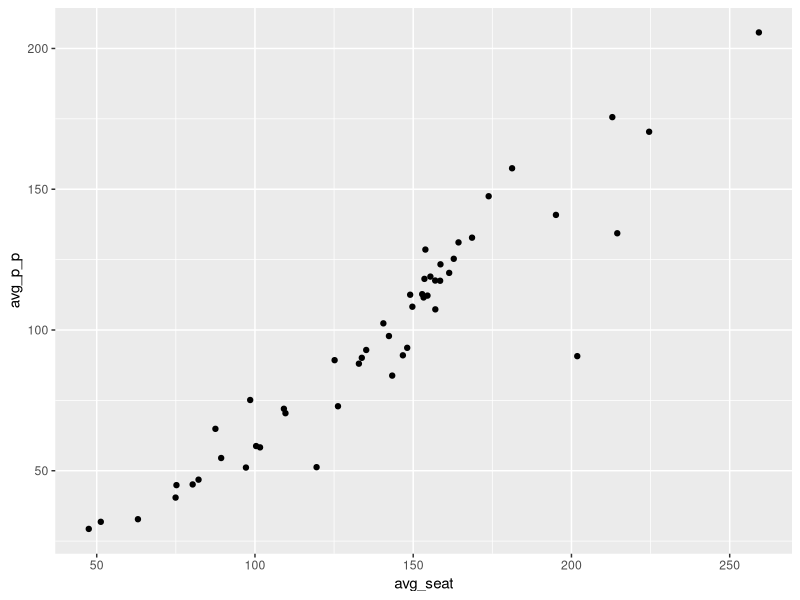

This figure's R source: (Note: this script raises an error after producing the figure.)
library(plyr)
library(dplyr)
library(ggplot2)

flights <- read.csv("data/flights_cleaned.csv")
flights <- flights %>%
  arrange(date) %>%
  mutate(month = format(as.POSIXct(date), "%m")) %>%
  mutate(period = (!month %in% c("10", "11", "12", "01", "02", "03"))) %>%
  mutate(period = paste0("Period ", period + 1))

flights <- filter(flights, nbr.of.passengers > 0)

avg <- ddply(flights, .variables = "country", summarize,
             avg_p_p = mean(nbr.of.passengers / nbr.of.flights),
             avg_seat = mean(seat.capacity / nbr.of.flights),
             number_of_p = sum(nbr.of.passengers[date.year == 2011]))
avg$avg_utilization <- avg$avg_p_p / avg$avg_seat

ggplot(avg) + geom_point(aes(x = avg_seat, y = avg_p_p))

avg$coordx <- avg$avg_seat
avg$coordy <- avg$avg_utilization * 100

## awful manual modofications
avg$coordy[avg$country == "Moldova"] <- avg$coordy[avg$country == "Moldova"] + 0.5
avg$coordy[avg$country == "Slovenia"] <- avg$coordy[avg$country == "Slovenia"] - 1
avg$coordy[avg$country == "Finland"] <- avg$coordy[avg$country == "Finland"] - 1
avg$coordy[avg$country == "Egypt"] <- avg$coordy[avg$country == "Egypt"] - 0.5
avg$coordx[avg$country == "Romania"] <- avg$coordx[avg$country == "Romania"] - 5
avg$coordx[avg$country == "Denmark"] <- avg$coordx[avg$country == "Denmark"] - 15
avg$coordx[avg$country == "Belgium"] <- avg$coordx[avg$country == "Belgium"] - 15
avg$coordx[avg$country == "Israel"] <- avg$coordx[avg$country == "Israel"] - 10
avg$coordx[avg$country == "Ireland"] <- avg$coordx[avg$country == "Ireland"] - 15
avg$coordx[avg$country == "Sweden"] <- avg$coordx[avg$country == "Sweden"] - 15
avg$coordy[avg$country == "The Netherlands"] <- avg$coordy[avg$country == "The Netherlands"] - 0.5
avg$coordy[avg$country == "France"] <- avg$coordy[avg$country == "France"] - 1

save(avg,file = "wasted_seats.RData")

avg %>%
  ggvis(x = ~ avg_seat, y = ~ avg_utilization * 100 )%>%
  layer_points() %>%
  layer_text(x = ~coordx + 2,
             y = ~coordy ,
             text := ~country,
             align := "left",
             baseline := "bottom") %>%
  add_axis("x", title = "Average seat capacity of a plane") %>%
  add_axis("y", title = "Average utilization of planes in %")
colnames(avg)[1] <- "region"

avg %>% ggvis(x = ~avg_seat,
                y = ~rank_of_seatsize) %>%
  layer_bars(stroke := "grey") %>%
  scale_numeric("y", reverse = T)  %>% 
  layer_text(x = ~avg_seat - 0.01,
             y = ~rank_of_seatsize ,
             text := ~region,
             align := "right",
             baseline := "bottom")  %>%
  add_axis("x", title = "Average seat capacity of a plane", grid = F) %>%
  hide_axis("y") %>%
  set_options(width = "auto", height = "auto", resizable=FALSE)

avg %>% ggvis(x = ~avg_seat,
              y = ~rank_of_seatsize) %>%
  layer_bars(stroke := "grey") %>%
  scale_numeric("y", reverse = T)  %>% 
  layer_text(x = ~avg_seat - 0.01,
             y = ~rank_of_seatsize ,
             text := ~region,
             align := "right",
             baseline := "bottom")  %>%
  add_axis("x", title = "Average seat capacity of a plane", grid = F) %>%
  hide_axis("y") %>%
  add_tooltip(toltip_text_summary, on = "hover") %>%
  set_options(width = "auto", height = "auto", resizable=FALSE)

avg %>% ggvis() %>%
  layer_rects(x := 0,
              x2 = ~rank_of_capacity,
              y = ~100 * avg_capacity + 0.001, 
               y2 =  ~ 100 * avg_capacity - 0.001, stroke := "grey") %>%
  layer_text(x = ~rank_of_capacity + 1,
             y = ~100 * avg_capacity  ,
             text := ~region,
             align := "left",
             baseline := "bottom")  %>%
  add_axis("y", title = "Average utilization of a plane", grid = F) %>%
  hide_axis("x") %>%
  add_tooltip(toltip_text_summary, on = "hover") %>%
  set_options(width = "auto", height = "auto", resizable=FALSE)